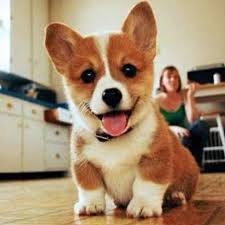
#> input picture u5/dog1.jpg, 225 x 225 px
$ python test3.py
#> lines starting #> are read from the running program, lines starting #| are printed output that depends on the picture
# coding=gbk
import cv2 as cv
import numpy as np

image = cv.imread("dog1.jpg")
#> image is the input picture: shape (225, 225, 3); mean B, G, R 110.2, 139.1, 164.9
"""
图像image各像素加50
与image大小一样的矩阵
"""
M = np.ones(image.shape,dtype="uint8")*50
added = cv.add(image,M)             # 将图像image与M相减
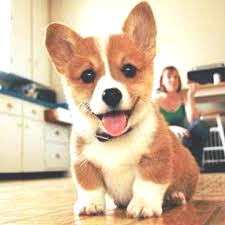
#> added: shape (225, 225, 3); mean B, G, R 159.1, 187.2, 212
subtracted = cv.subtract(image,M)   # 将图像image与M相减
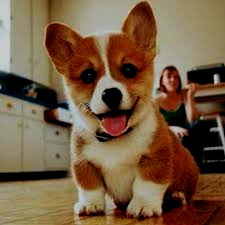
#> subtracted: shape (225, 225, 3); mean B, G, R 65.5, 92, 117.6
multiply = cv.multiply(image,M)
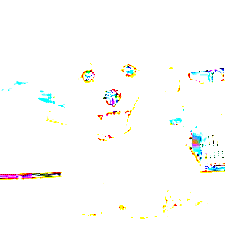
#> multiply: shape (225, 225, 3); mean B, G, R 250.5, 252.2, 251.8
divide = cv.divide(image,M)

cv.imshow("Original_img",image)     # 展示原图
cv.imshow("Added",added)            # 加运算图
cv.imshow("subtracted",subtracted)  # 减运算图
cv.imshow('multiply',multiply)      # 乘
cv.imshow('divide',divide)          # 除
cv.waitKey(0)
cv.destroyAllWindows()

$ run again, with u5/dog2.jpg copied over u5/dog1.jpg
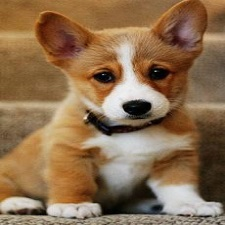
#> input picture u5/dog2.jpg, 225 x 225 px
#> image is the input picture: shape (225, 225, 3); mean B, G, R 79.2, 110.3, 140.4
#> `subtracted = cv.subtract(image,M)`:
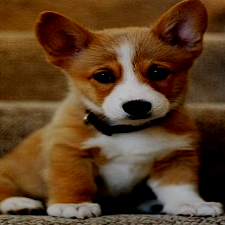
#> subtracted: shape (225, 225, 3); mean B, G, R 36.1, 62.8, 91.8
#> `multiply = cv.multiply(image,M)`:
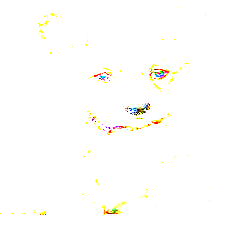
#> multiply: shape (225, 225, 3); mean B, G, R 251.6, 253.8, 254.3
